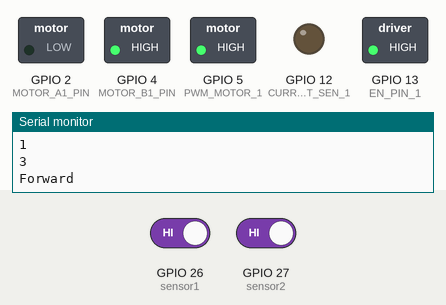
This sketch was run on a simulated ESP32. Parts: switched loads named in the sketch (green lamp = pin HIGH), output pins drawn as LEDs (lit = HIGH), the last lines printed to the serial monitor. Inputs (shaded band) come from the test bench; at power-on: GPIO 27 (sensor2) HIGH, GPIO 26 (sensor1) HIGH.

Above: at 1.2 s.
1.3 s: GPIO 27 (sensor2) driven LOW
At 1.9 s:
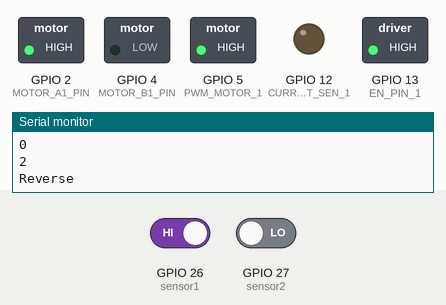
2.8 s: GPIO 26 (sensor1) driven LOW
At 3.2 s:
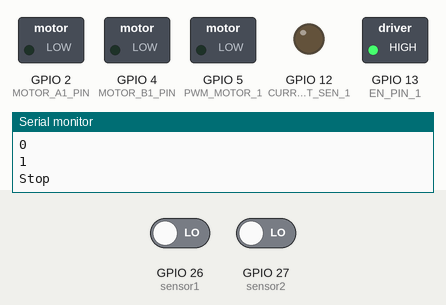
4.3 s: GPIO 26 (sensor1) driven HIGH
At 5.6 s:
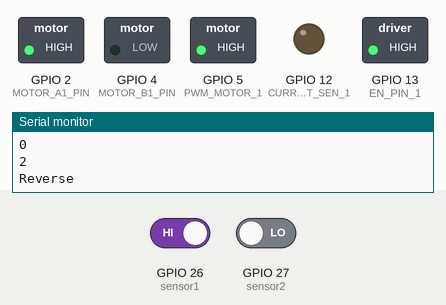
Timing chart, 0 to 7.3 s (numbered marks = the images above; inputs shaded):
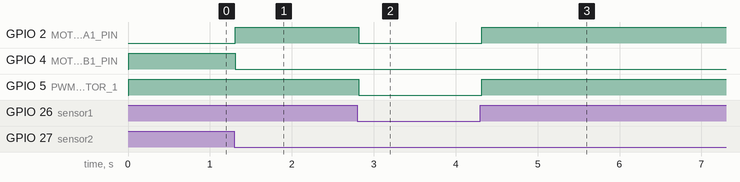

Measured:
- after the input at 1.3 s, GPIO 2 (MOTOR_A1_PIN): LOW → HIGH at once; GPIO 4 (MOTOR_B1_PIN): HIGH → LOW at once
- after the input at 2.8 s, GPIO 2 (MOTOR_A1_PIN), GPIO 5 (PWM_MOTOR_1): HIGH → LOW at once
- after the input at 4.3 s, GPIO 2 (MOTOR_A1_PIN), GPIO 5 (PWM_MOTOR_1): LOW → HIGH at once

The sketch:

rki.mot.new.1_with_sensor.ino
```cpp
 #define BRAKE 0
#define CW    1
#define CCW   2
#define CS_THRESHOLD 15   // Definition of safety current (Check: "1.3 Monster Shield Example").

//MOTOR 1
#define MOTOR_A1_PIN 2
#define MOTOR_B1_PIN 4

#define PWM_MOTOR_1 5

#define CURRENT_SEN_1 12

#define EN_PIN_1 13

#define MOTOR_1 0
//char user_input;
short usSpeed = 250;  //default motor speed
unsigned short usMotor_Status = BRAKE;
int sensor1 = 26;
int sensor2 = 27;
int count =0;
void setup()
{
  Serial.begin(57600);
  pinMode(26, INPUT);
  pinMode(27, INPUT);
  pinMode(MOTOR_A1_PIN, OUTPUT);
  pinMode(MOTOR_B1_PIN, OUTPUT);

  pinMode(PWM_MOTOR_1, OUTPUT);

  pinMode(CURRENT_SEN_1, OUTPUT);
  pinMode(EN_PIN_1, OUTPUT);

  Serial.println("Begin motor control");
  Serial.println(); //Print function list for user selection
  Serial.println("Enter number for control option:");
  Serial.println("1. STOP");
  Serial.println("2. FORWARD");
  Serial.println("3. REVERSE");
  Serial.println();

}

void loop()
{
  digitalWrite(EN_PIN_1, HIGH);
  if(digitalRead(sensor1)==LOW)
    {
      count=0;
    }
  Serial.println(digitalRead(sensor2));
  if(digitalRead(sensor2)==LOW)
  {
    count=1;
  }
  if(digitalRead(sensor2)==LOW  &&  digitalRead(sensor1)==LOW)
  {
    count=2;
  }
   if(count==0)
   {
      Serial.println("3");
      Forward();
    }
   else if(count==1)
    {
      Serial.println("2");
      Reverse();
    }
    else
    {
      Serial.println("1");
       Stop();
    }
    delay(100);
  char user_input;
  while(Serial.available())
  {
    user_input = Serial.read(); //Read user input and trigger appropriate function
    digitalWrite(EN_PIN_1, HIGH);

  }
}

void Stop()
{
  Serial.println("Stop");
  usMotor_Status = BRAKE;
  motorGo(MOTOR_1, usMotor_Status, 0);
}

void Forward()
{
  Serial.println("Forward");
  usMotor_Status = CW;
  motorGo(MOTOR_1, usMotor_Status, usSpeed);
}

void Reverse()
{
  Serial.println("Reverse");
  usMotor_Status = CCW;
  motorGo(MOTOR_1, usMotor_Status, usSpeed);
}

void motorGo(uint8_t motor, uint8_t direct, uint8_t pwm)         //Function that controls the variables: motor(0 ou 1), direction (cw ou ccw) e pwm (entra 0 e 255);
{
  if(motor == MOTOR_1)
  {
    if(direct == CW)
    {
      digitalWrite(MOTOR_A1_PIN, LOW);
      digitalWrite(MOTOR_B1_PIN, HIGH);
    }
    else if(direct == CCW)
    {
      digitalWrite(MOTOR_A1_PIN, HIGH);
      digitalWrite(MOTOR_B1_PIN, LOW);
    }
    else
    {
      digitalWrite(MOTOR_A1_PIN, LOW);
      digitalWrite(MOTOR_B1_PIN, LOW);
    }

    digitalWrite(PWM_MOTOR_1, pwm);
  }
}
```
